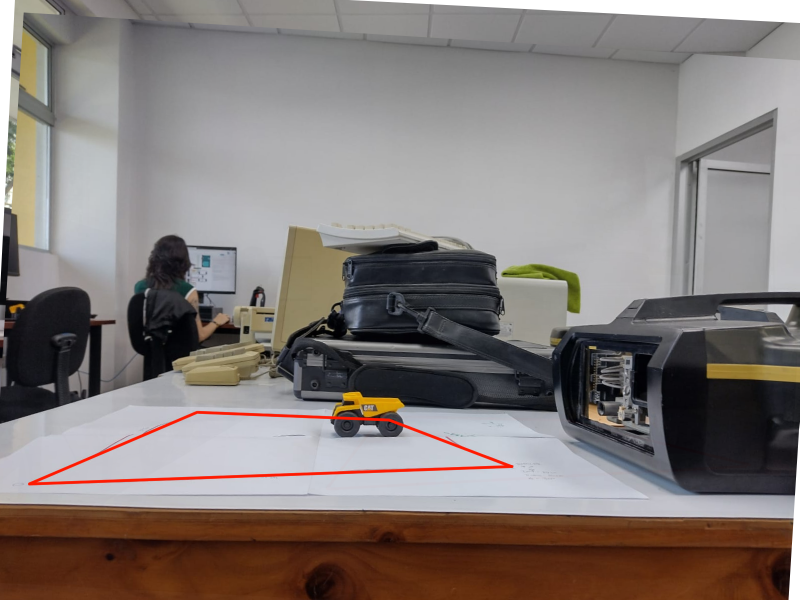
#> input picture garudaTest1/Imgs/lyolotest.png, 1599 x 1200 px (shown at 1/2 size)
$ python testred2.py
#> lines starting #> are read from the running program, lines starting #| are printed output that depends on the picture; after the words box and inside, x2 and y2 are one past the last pixel; in counts of white or black regions, pixels touching at a corner belong together
### garudaTest1/shapeDetection.py
import cv2
import numpy as np
import math

def detectar_contornos_y_esquinas(image):
    hsv = cv2.cvtColor(image, cv2.COLOR_BGR2HSV)
    lower_red1 = np.array([0, 100, 100])
    upper_red1 = np.array([10, 255, 255])
    lower_red2 = np.array([170, 100, 100])
    upper_red2 = np.array([180, 255, 255])
    mask1 = cv2.inRange(hsv, lower_red1, upper_red1)
    mask2 = cv2.inRange(hsv, lower_red2, upper_red2)
    red_mask = mask1 | mask2
    contours, _ = cv2.findContours(red_mask, cv2.RETR_EXTERNAL, cv2.CHAIN_APPROX_SIMPLE)

    #corners = []
    if contours:
        largest_contour = max(contours, key=cv2.contourArea)
        epsilon = 0.02 * cv2.arcLength(largest_contour, True)
        approx = cv2.approxPolyDP(largest_contour, epsilon, True)
        corners = [point[0] for point in approx]
        # Sort corners from left to right using the x axis
        corners_sorted = sorted(corners, key=lambda point: point[0])

    return contours, red_mask, corners_sorted

### garudaTest1/testred2.py
import cv2
import numpy as np
import math
import shapeDetection as sd
from ultralytics import YOLO

# Camera parameters
CAMERA_ANGLE = 30  # degrees
DISTANCE_TO_SHAPE = 70  # cm
B = 20  # Distance between cameras (cm)
f = 26  # Focal length (mm)
FOV = 80  # Field of view (degrees)


def calculate_obj_coordinates(camPath):
    try:
        results = model.predict(camPath, save=True, show=True)
        for result in results:
            boxes = result.boxes
            if len(boxes) > 0:  # Check if any objects were detected
                box = boxes[0]  # Take first detected object
                x1, y1, x2, y2 = [int(coord.item()) for coord in box.xyxy[0]]
                x = (x1 + x2) // 2
                y = y2
                return x, y
        return None, None  # Return None if no objects detected
    except Exception as e:
        print(f"Error in object detection: {e}")
        return None, None

def calculate_3d_point(x1, x2, width):
    fPixel = (width * 0.5) / np.tan(FOV * 0.5 * np.pi / 180)

    # Calculate disparity
    disparity = abs(x2 - x1)

    if disparity == 0:
        return None  # Avoid division by zero

    # Calculate Z (depth)
    Z = (B * fPixel) / disparity

    # Calculate X (horizontal position)
    X = (x2)/30

    return X, Z


def create_birds_eye_view(corner_3d_positions, object_position=None, canvas_size=(600, 600), margin=50):
    # Create a white canvas
    canvas = np.ones((canvas_size[0], canvas_size[1], 3), dtype=np.uint8) * 255

    if not corner_3d_positions:
        cv2.putText(canvas, "No valid 3D points found", (50, canvas_size[1] // 2),
                    cv2.FONT_HERSHEY_SIMPLEX, 1, (0, 0, 0), 2)
        return canvas

    # Extract X and Z coordinates
    x_coords = [x for x, z in corner_3d_positions]
    z_coords = [z for x, z in corner_3d_positions]

    # Find the range of coordinates
    x_min, x_max = min(x_coords), max(x_coords)
    z_min, z_max = min(z_coords), max(z_coords)

    # Calculate scaling factors to fit the shape in the canvas
    available_width = canvas_size[0] - 2 * margin
    available_height = canvas_size[1] - 2 * margin

    x_scale = available_width / (x_max - x_min) if x_max != x_min else 1
    z_scale = available_height / (z_max - z_min) if z_max != z_min else 1

    scale = min(x_scale, z_scale)

    # Function to transform 3D coordinates to canvas coordinates
    def transform_point(x, z):
        canvas_x = int(margin + (x - x_min) * scale)
        canvas_y = int(canvas_size[1] - (margin + (z - z_min) * scale))
        return (canvas_x, canvas_y)

    # Transform all points
    canvas_points = [transform_point(x, z) for x, z in corner_3d_positions]

    # Draw the shape
    for i in range(len(canvas_points)):
        # Draw lines between points
        cv2.line(canvas, canvas_points[i], canvas_points[(i + 1) % len(canvas_points)], (0, 0, 255), 2)

        # Draw and label corners
        cv2.circle(canvas, canvas_points[i], 5, (255, 0, 0), -1)
        cv2.putText(canvas, f"{i}", (canvas_points[i][0] + 10, canvas_points[i][1]),
                    cv2.FONT_HERSHEY_SIMPLEX, 0.7, (0, 0, 0), 2)

        # Add distance labels
        mid_x = (canvas_points[i][0] + canvas_points[(i + 1) % len(canvas_points)][0]) // 2
        mid_y = (canvas_points[i][1] + canvas_points[(i + 1) % len(canvas_points)][1]) // 2

        # Calculate actual distance between points
        dx = corner_3d_positions[i][0] - corner_3d_positions[(i + 1) % len(corner_3d_positions)][0]
        dz = corner_3d_positions[i][1] - corner_3d_positions[(i + 1) % len(corner_3d_positions)][1]
        distance = math.sqrt(dx ** 2 + dz ** 2)

        cv2.putText(canvas, f"{distance:.1f}cm", (mid_x, mid_y),
                    cv2.FONT_HERSHEY_SIMPLEX, 0.5, (0, 0, 0), 1)

    # Add object marker if detected
    if object_position:
        obj_canvas_point = transform_point(object_position[0], object_position[1])
        cv2.circle(canvas, obj_canvas_point, 8, (0, 255, 0), -1)  # Green circle for object
        cv2.putText(canvas, "Object", (obj_canvas_point[0] + 10, obj_canvas_point[1]),
                    cv2.FONT_HERSHEY_SIMPLEX, 0.7, (0, 255, 0), 2)

    return canvas


# Main code
img1 = cv2.imread('Imgs/lyolotest.png')
#> img1 is the input picture: shape (1200, 1599, 3); mean B, G, R 119.1, 122.2, 130.5
img2 = cv2.imread('Imgs/ryolotest.png')
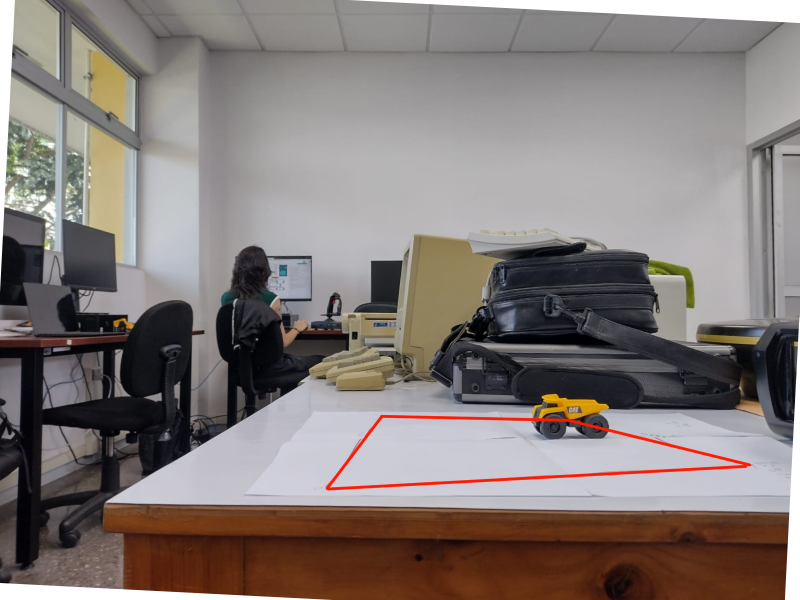
#> input picture garudaTest1/Imgs/ryolotest.png, 1599 x 1200 px (shown at 1/2 size)
#> img2 is the input picture: shape (1200, 1599, 3); mean B, G, R 119.7, 122.7, 131.5

# img1 = cv2.imread('Imgs/der.jpg')
# img2 = cv2.imread('Imgs/izq.jpg')

contours1, mask1, corners1 = sd.detectar_contornos_y_esquinas(img1)
#> in detectar_contornos_y_esquinas, `hsv = cv2.cvtColor(image, cv2.COLOR_BGR2HSV)`: hsv: shape (1200, 1599, 3); mean H, S, V 75.6, 49.5, 133.8
#> in detectar_contornos_y_esquinas, `mask1 = cv2.inRange(hsv, lower_red1, upper_red1)`:
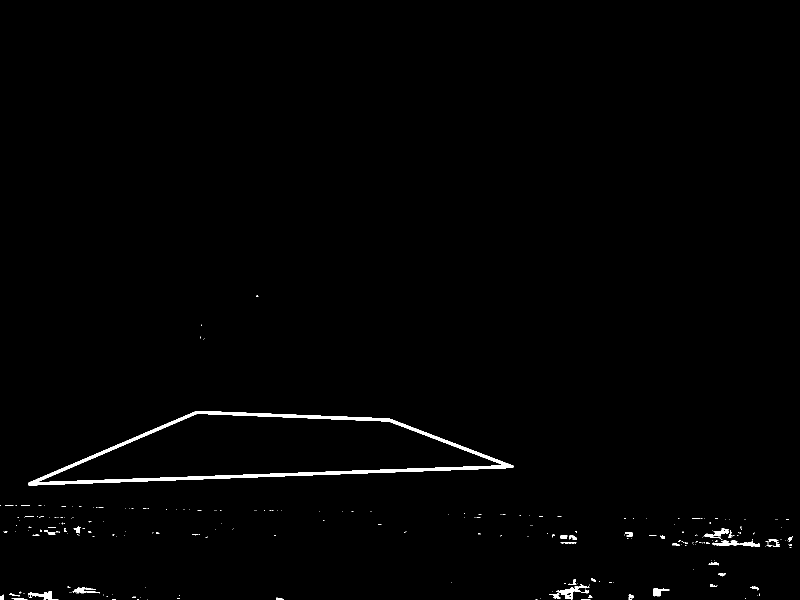
#> mask1: shape (1200, 1599) (shown at 1/2 size); 0.9% white; 268 white regions (232 under 20 px), largest, box (x1, y1, x2, y2) and area: (56, 822, 1027, 971) 12056, (1098, 1168, 1179, 1199) 683, (1425, 1080, 1520, 1093) 576
#> in detectar_contornos_y_esquinas, `mask2 = cv2.inRange(hsv, lower_red2, upper_red2)`:
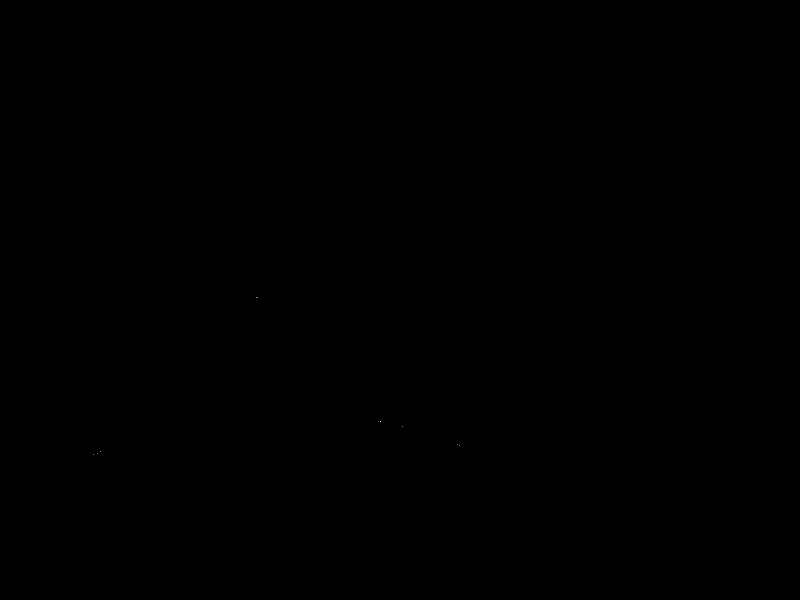
#> mask2: shape (1200, 1599) (shown at 1/2 size); 0% white in thin lines or dots, all inside (x1, y1, x2, y2) = (187, 594, 920, 910)
#> in detectar_contornos_y_esquinas, `red_mask = mask1 | mask2`: red_mask: shape (1200, 1599); 0.9% white; 268 white regions (232 under 20 px)
#> in detectar_contornos_y_esquinas, `contours, _ = cv2.findContours(red_mask, cv2.RETR_EXTERNAL, cv2.CHAIN_..`: contours = 268 contours, 238 with area under 20; largest, box (x1, y1, x2, y2) and area: (56, 822, 1027, 971) 84387, (1098, 1168, 1179, 1199) 605, (1425, 1080, 1520, 1093) 454, (56, 1183, 117, 1200) 332, (1408, 1058, 1458, 1077) 305
#> in detectar_contornos_y_esquinas, `largest_contour = max(contours, key=cv2.contourArea)`: largest_contour = contour of 580 points, box (x1, y1, x2, y2) (56, 822, 1027, 971), area 84387
#> in detectar_contornos_y_esquinas, `epsilon = 0.02 * cv2.arcLength(largest_contour, True)`: epsilon = 41.32
#> in detectar_contornos_y_esquinas, `approx = cv2.approxPolyDP(largest_contour, epsilon, True)`: approx = [[56, 969], [1026, 931], [779, 837], [391, 822]]
#> in detectar_contornos_y_esquinas, `corners_sorted = sorted(corners, key=lambda point: point[0])`: corners_sorted = [[56, 969], [391, 822], [779, 837], [1026, 931]]
#> contours1 has the same summary as contours in detectar_contornos_y_esquinas; corners1 = [[56, 969], [391, 822], [779, 837], [1026, 931]]
contours2, mask2, corners2 = sd.detectar_contornos_y_esquinas(img2)
#> in detectar_contornos_y_esquinas (call 2), `hsv = cv2.cvtColor(image, cv2.COLOR_BGR2HSV)`: hsv: shape (1200, 1599, 3); mean H, S, V 86.7, 47.8, 134.3
#> in detectar_contornos_y_esquinas (call 2), `mask1 = cv2.inRange(hsv, lower_red1, upper_red1)`:
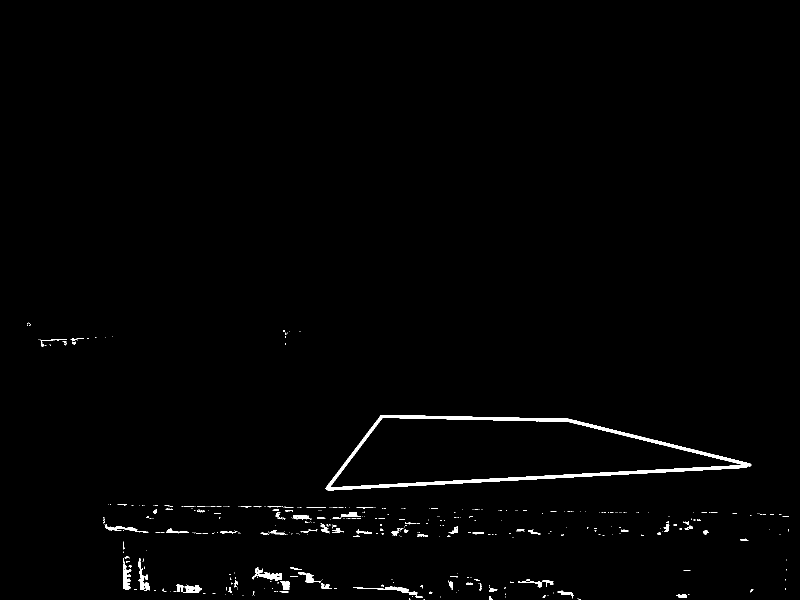
#> mask1: shape (1200, 1599) (shown at 1/2 size); 1% white; 424 white regions (344 under 20 px), largest, box (x1, y1, x2, y2) and area: (651, 830, 1503, 981) 10874, (504, 1134, 564, 1162) 608, (707, 1173, 846, 1196) 551
#> in detectar_contornos_y_esquinas (call 2), `mask2 = cv2.inRange(hsv, lower_red2, upper_red2)`: mask2: shape (1200, 1599); 0% white in thin lines or dots, all inside (x1, y1, x2, y2) = (666, 601, 1215, 910)
#> in detectar_contornos_y_esquinas (call 2), `red_mask = mask1 | mask2`: red_mask: shape (1200, 1599); 1.1% white; 425 white regions (345 under 20 px)
#> in detectar_contornos_y_esquinas (call 2), `contours, _ = cv2.findContours(red_mask, cv2.RETR_EXTERNAL, cv2.CHAIN_..`: contours = 425 contours, 377 with area under 20; largest, box (x1, y1, x2, y2) and area: (651, 830, 1503, 981) 79748, (504, 1134, 564, 1162) 532, (276, 1116, 299, 1181) 430, (247, 1115, 263, 1179) 401, (707, 1173, 846, 1196) 394
#> in detectar_contornos_y_esquinas (call 2), `largest_contour = max(contours, key=cv2.contourArea)`: largest_contour = contour of 376 points, box (x1, y1, x2, y2) (651, 830, 1503, 981), area 79748
#> in detectar_contornos_y_esquinas (call 2), `epsilon = 0.02 * cv2.arcLength(largest_contour, True)`: epsilon = 37.02
#> in detectar_contornos_y_esquinas (call 2), `approx = cv2.approxPolyDP(largest_contour, epsilon, True)`: approx = [[651, 977], [1502, 929], [1136, 837], [761, 830]]
#> in detectar_contornos_y_esquinas (call 2), `corners_sorted = sorted(corners, key=lambda point: point[0])`: corners_sorted = [[651, 977], [761, 830], [1136, 837], [1502, 929]]
#> contours2 has the same summary as contours in detectar_contornos_y_esquinas; corners2 = [[651, 977], [761, 830], [1136, 837], [1502, 929]]

height, width, depth = img1.shape
#> height = 1200; width = 1599; depth = 3

# Calculate 3D positions directly without matching
corner_3d_positions = []
for i in range(min(len(corners1), len(corners2))):
    x1, y1 = corners1[i]
    x2, y2 = corners2[i]

    result = calculate_3d_point(x1, x2, width)
    if result:
        X, Z = result
        corner_3d_positions.append((X, Z))
#> this loop made 4 passes
#> (x1, y1, x2, y2, disparity in calculate_3d_point, result) on passes 1 to 4: (56, 969, 651, 977, 595, (21.7, 32.03)), (391, 822, 761, 830, 370, (25.37, 51.5)), (779, 837, 1136, 837, 357, (37.87, 53.38)), (1026, 931, 1502, 929, 476, (50.07, 40.03))
#> after the loop, corner_3d_positions = [(21.7, 32.03), (25.37, 51.5), (37.87, 53.38), (50.07, 40.03)]


# Create and show birds eye view
birds_eye_view = create_birds_eye_view(corner_3d_positions)
#> in create_birds_eye_view, `x_coords = [x for x, z in corner_3d_positions]`: x_coords = [21.7, 25.37, 37.87, 50.07]
#> in create_birds_eye_view, `z_coords = [z for x, z in corner_3d_positions]`: z_coords = [32.03, 51.5, 53.38, 40.03]
#> in create_birds_eye_view, `x_min, x_max = min(x_coords), max(x_coords)`: x_min = 21.7; x_max = 50.07
#> in create_birds_eye_view, `z_min, z_max = min(z_coords), max(z_coords)`: z_min = 32.03; z_max = 53.38
#> in create_birds_eye_view, `x_scale = available_width / (x_max - x_min) if x_max != x_min else 1`: x_scale = 17.63
#> in create_birds_eye_view, `z_scale = available_height / (z_max - z_min) if z_max != z_min else 1`: z_scale = 23.42
#> in create_birds_eye_view, `scale = min(x_scale, z_scale)`: scale = 17.63
#> in transform_point, `canvas_x = int(margin + (x - x_min) * scale)`: canvas_x = 50
#> in transform_point, `canvas_y = int(canvas_size[1] - (margin + (z - z_min) * scale))`: canvas_y = 550
#> in create_birds_eye_view, `canvas_points = [transform_point(x, z) for x, z in corner_3d_positions]`: canvas_points = [(50, 550), (114, 206), (334, 173), (550, 408)]
#> the loop in create_birds_eye_view, `for i in range(len(canvas_points)):` made 4 passes
#> (mid_x, mid_y, dx, dz, distance) on passes 1 to 4: (82, 378, -3.67, -19.48, 19.82), (224, 189, -12.5, -1.88, 12.64), (442, 290, -12.2, 13.34, 18.08), (300, 479, 28.37, 8.01, 29.48)
#> after the loop in create_birds_eye_view, `for i in range(len(canvas_points)):`:
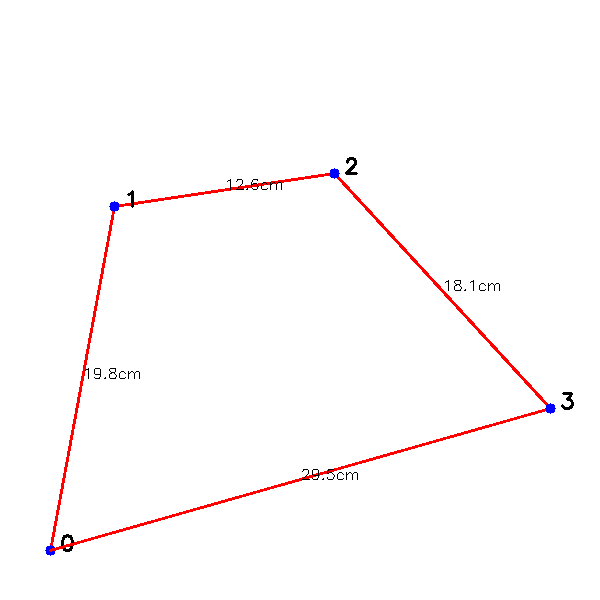
#> canvas: shape (600, 600, 3); mean of channels 0, 1, 2 251.6, 251.3, 254.2; drawn as B, G, R
cv2.imshow('Bird\'s Eye View', birds_eye_view)

# Visualize the results on original images
for idx, (img, contours, corners) in enumerate([(img1, contours1, corners1), (img2, contours2, corners2)]):
    img_result = img.copy()

    # Draw contours
    cv2.drawContours(img_result, contours, -1, (0, 255, 0), 2)

    # Draw and number corners
    for i, corner in enumerate(corners):
        cv2.circle(img_result, tuple(corner), 5, (0, 0, 255), -1)
        cv2.putText(img_result, f"{i}", tuple(corner), cv2.FONT_HERSHEY_SIMPLEX, 1, (255, 255, 255), 2)

    imgResize = cv2.resize(img_result, (0, 0), fx=0.5, fy=0.5)
    cv2.imshow(f'Image {idx + 1} with Contours and Corners', imgResize)
#> this loop made 2 passes
#> corners on passes 1 to 2: [[56, 969], [391, 822], [779, 837], [1026, 931]], [[651, 977], [761, 830], [1136, 837], [1502, 929]]
#> pass 1, `imgResize = cv2.resize(img_result, (0, 0), fx=0.5, fy=0.5)`:
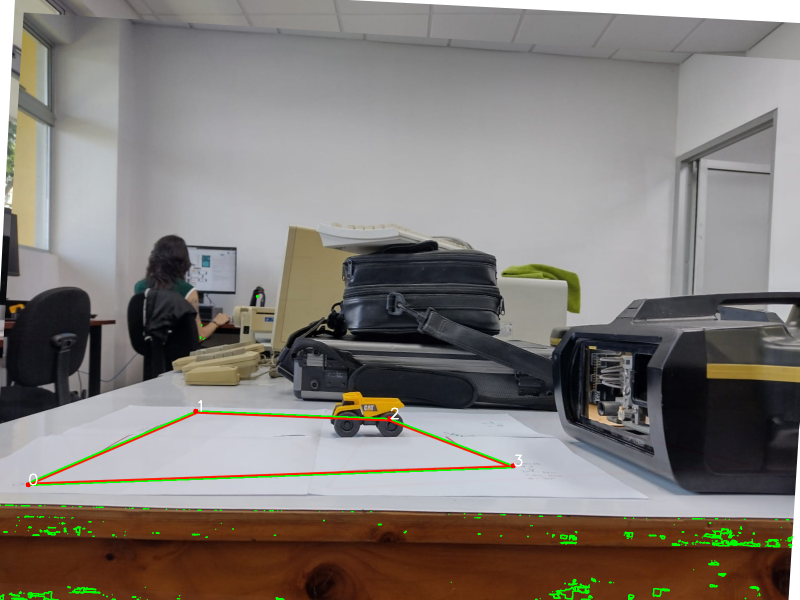
#> imgResize: shape (600, 800, 3); mean B, G, R 118.9, 123.8, 129.4
#> pass 2, `imgResize = cv2.resize(img_result, (0, 0), fx=0.5, fy=0.5)`:
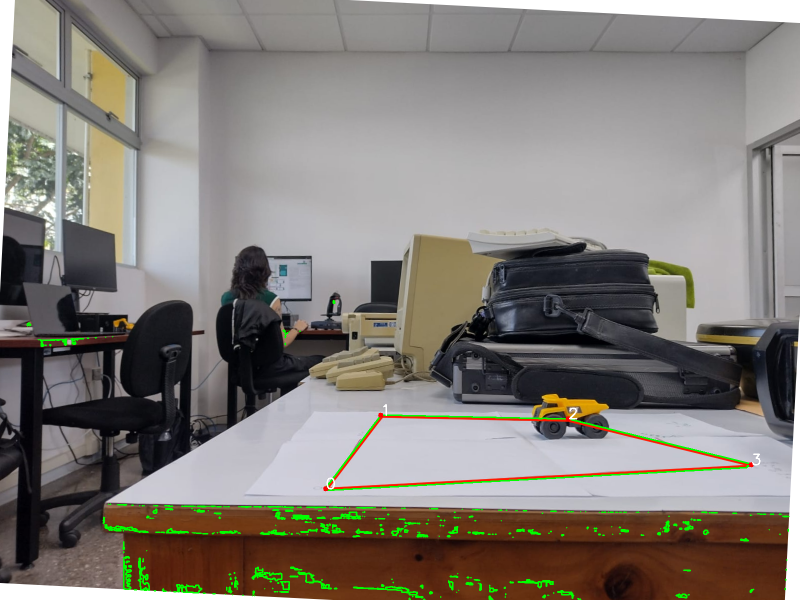
#> imgResize: shape (600, 800, 3); mean B, G, R 119.4, 125.1, 130.1

# Print 3D positions
print("Estimated 3D positions of corners (X, Z):")
for i, pos in enumerate(corner_3d_positions):
    print(f"Corner {i}: X={pos[0]:.2f}cm, Z={pos[1]:.2f}cm")
#> this loop made 4 passes
#| Corner 0: X=21.70cm, Z=32.03cm
#| Corner 1: X=25.37cm, Z=51.50cm
#| Corner 2: X=37.87cm, Z=53.38cm
#| Corner 3: X=50.07cm, Z=40.03cm

## YOLO objects:::::::::::::::::::::::::::::::::::::::::::::::::::::::::::::::::::::::::::::::::::::::::::::::::::::::::
#> (the run stopped early here; a loop or call above may not have finished)
